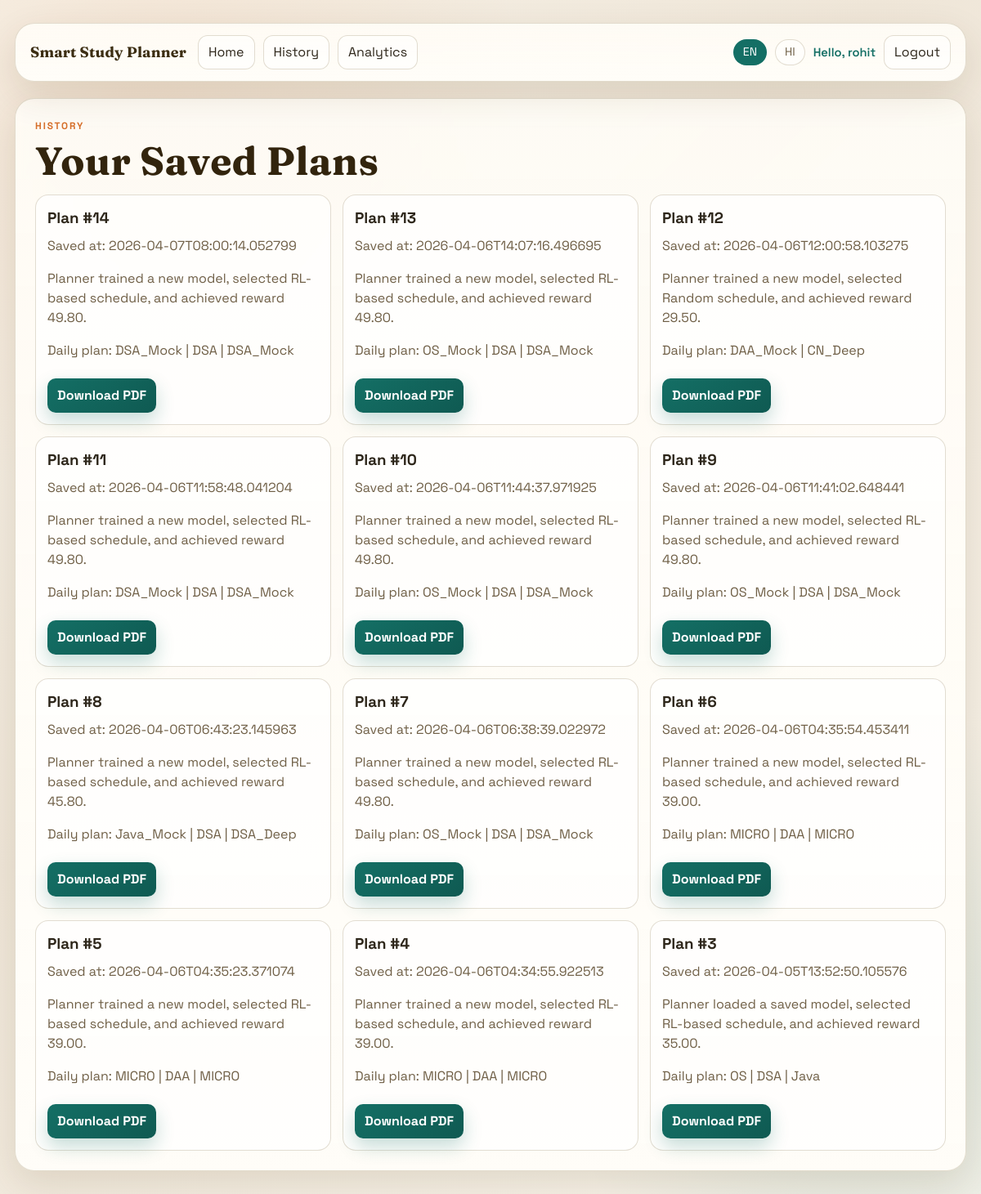
The app's page /history (signed in) with its own data.
### tables this page shows
CREATE TABLE users (
                id INTEGER PRIMARY KEY AUTOINCREMENT,
                username TEXT NOT NULL UNIQUE,
                password_hash TEXT NOT NULL,
                created_at TEXT NOT NULL
            );

CREATE TABLE plans (
                id INTEGER PRIMARY KEY AUTOINCREMENT,
                user_id INTEGER NOT NULL,
                created_at TEXT NOT NULL,
                payload_json TEXT NOT NULL,
                FOREIGN KEY(user_id) REFERENCES users(id)
            );

### study_planner/web.py (the view)
    @app.get("/history")
    def history():
        user_data = current_user()
        if user_data is None:
            return redirect(url_for("login"))
        plans = list_user_plans(app.config["DB_PATH"], int(user_data["id"]))
        return render_template("history.html", plans=plans, **template_globals())

### study_planner/db.py (called while the page is built)
def _connect(db_path: str) -> sqlite3.Connection:
    connection = sqlite3.connect(db_path)
    connection.row_factory = sqlite3.Row
    return connection

def get_user_by_id(db_path: str, user_id: int) -> Optional[Dict[str, Any]]:
    with _connect(db_path) as connection:
        row = connection.execute(
            "SELECT id, username, created_at FROM users WHERE id = ?",
            (user_id,),
        ).fetchone()
        if row is None:
            return None
        return {"id": row["id"], "username": row["username"], "created_at": row["created_at"]}

def list_user_plans(db_path: str, user_id: int) -> List[Dict[str, Any]]:
    with _connect(db_path) as connection:
        rows = connection.execute(
            "SELECT id, created_at, payload_json FROM plans WHERE user_id = ? ORDER BY id DESC",
            (user_id,),
        ).fetchall()
    plans: List[Dict[str, Any]] = []
    for row in rows:
        payload = json.loads(row["payload_json"])
        plans.append(
            {
                "id": row["id"],
                "created_at": row["created_at"],
                "payload": payload,
            }
        )
    return plans

def get_unread_notification_count(db_path: str, user_id: int) -> int:
    with _connect(db_path) as connection:
        row = connection.execute(
            "SELECT COUNT(*) as count FROM notifications WHERE user_id = ? AND is_read = 0",
            (user_id,),
        ).fetchone()
    return int(row["count"] if row else 0)

### templates/history.html (shortened to what this page needs)
<!DOCTYPE html>
<html lang="{{ current_lang }}">
<head>
  <link rel="stylesheet" href="{{ url_for('static', filename='style.css') }}">
</head>
<body>
  <main class="shell">
    <header class="topbar card">
      <div class="brand">{{ t('app_title') }}</div>
      <nav class="top-links">
        <a href="/">{{ t('nav_home') }}</a>
        <a href="/history">{{ t('nav_history') }}</a>
        {% if user %}<a href="/analytics">{{ t('nav_analytics') }}</a>{% endif %}
      </nav>
      <div class="top-actions">
        <a href="/set-language/en" class="lang-chip {% if current_lang == 'en' %}active{% endif %}">EN</a>
        <a href="/set-language/hi" class="lang-chip {% if current_lang == 'hi' %}active{% endif %}">HI</a>
        {% if user %}
          <span class="user-chip">{{ t('hello') }}, {{ user.username }}</span>
        {% endif %}
        <a href="/logout" class="auth-link">{{ t('nav_logout') }}</a>
      </div>
    </header>
    <section class="card history-card">
      <p class="eyebrow">{{ t('nav_history') }}</p>
      <h1>{{ t('history_title') }}</h1>
      {% if not plans %}
        <p>{{ t('history_empty') }}</p>
      {% else %}
        <div class="history-grid">
          {% for item in plans %}
          <article class="history-item">
            <h3>Plan #{{ item.id }}</h3>
            <p>Saved at: {{ item.created_at }}</p>
            <p>{{ item.payload.result.user_summary }}</p>
            <p>Daily plan: {{ item.payload.result.schedule | join(' | ') }}</p>
            <a class="primary-button small" href="/download-plan/{{ item.id }}">{{ t('download_pdf') }}</a>
          </article>
          {% endfor %}
        </div>
      {% endif %}
    </section>
  </main>
</body>
</html>

### static/style.css (style rules this page uses)
:root { --bg: #f7f2e8; --bg-soft: #efe6d8; --paper: rgba(255, 252, 246, 0.92); --paper-strong: #fffdf8; --border: #d7c4a4; --border-soft: rgba(112, 84, 39, 0.2); --text: #2d261a; --muted: #6f5f46; --accent: #146f65; --accent-2: #d66f2a; --accent-3: #1f4a7a; --danger: #c63c39; --success: #1f7b46; --warning: #9f6500; --shadow: 0 16px 45px rgba(73, 47, 10, 0.12); }
* { box-sizing: border-box; }
html, body { margin: 0; min-height: 100%; }
body { font-family: "Space Grotesk", "Trebuchet MS", sans-serif; background: radial-gradient(circle at 15% 10%, rgba(214, 111, 42, 0.1), transparent 28%), radial-gradient(circle at 90% 85%, rgba(20, 111, 101, 0.12), transparent 24%), linear-gradient(135deg, var(--bg) 0%, var(--bg-soft) 40%, #f9f5ec 100%); color: var(--text); line-height: 1.5; }
.shell { position: relative; z-index: 1; width: min(1440px, calc(100% - 36px)); margin: 0 auto; padding: 28px 0 56px; }
.card { background: linear-gradient(180deg, var(--paper) 0%, var(--paper-strong) 100%); border: 1px solid var(--border-soft); border-radius: 24px; box-shadow: var(--shadow); backdrop-filter: blur(4px); }
.card, .hero, .results-grid .card, .grid .card { animation: rise-in 0.55s ease both; }
.card:nth-child(2) { animation-delay: 0.06s; }
.topbar { display: grid; grid-template-columns: auto 1fr auto; align-items: center; gap: 14px; padding: 14px 18px; margin-bottom: 20px; position: relative; z-index: 40; overflow: visible; }
.brand { font-family: "Fraunces", Georgia, serif; font-weight: 700; font-size: 1.12rem; letter-spacing: 0.01em; color: #3c2e13; }
.top-links { display: flex; gap: 10px; align-items: center; flex-wrap: wrap; }
.top-links a, .auth-link, .secondary-button { color: var(--text); text-decoration: none; border: 1px solid var(--border-soft); background: rgba(255, 255, 255, 0.55); border-radius: 12px; padding: 8px 12px; transition: transform 0.2s ease, box-shadow 0.2s ease, border-color 0.2s ease; }
.top-actions { display: flex; gap: 10px; align-items: center; flex-wrap: wrap; justify-content: flex-end; }
.lang-chip { text-decoration: none; color: var(--muted); border: 1px solid var(--border-soft); border-radius: 999px; padding: 4px 11px; font-size: 0.88rem; background: rgba(255, 255, 255, 0.5); }
.lang-chip.active { color: #fff; background: var(--accent); border-color: transparent; }
.user-chip { color: var(--accent); font-size: 0.92rem; font-weight: 600; }
h1, h2, h3, p { margin-top: 0; }
h1, h2 { font-family: "Fraunces", Georgia, serif; letter-spacing: 0.01em; }
h1 { font-size: clamp(2.2rem, 4vw, 4.1rem); line-height: 1.02; margin-bottom: 16px; color: #32240d; }
.eyebrow { margin: 0 0 10px; color: var(--accent-2); text-transform: uppercase; letter-spacing: 0.16em; font-size: 0.74rem; font-weight: 700; }
.form-card, .explain-card, .result-card, .plot-card, .table-card, .status-card, .comparison-card, .weekly-card, .progress-trend-card, .subject-card, .insights-card, .history-card { padding: 24px; }
.ghost-button, .primary-button, .remove-subject, .preset-button, .secondary-button { cursor: pointer; font-family: inherit; }
.upload-box p, .hint, .muted-copy, .explain-list, .result-foot span, .auth-meta, .history-item p, .algo-desc { color: var(--muted); }
.primary-button { border: none; color: #fff; text-decoration: none; font-weight: 700; background: linear-gradient(140deg, var(--accent) 0%, #0f5a52 100%); padding: 13px 22px; border-radius: 14px; box-shadow: 0 10px 22px rgba(20, 111, 101, 0.24); }
.history-grid { display: grid; grid-template-columns: repeat(auto-fill, minmax(280px, 1fr)); gap: 14px; }
.history-item { border: 1px solid var(--border-soft); border-radius: 16px; padding: 14px; background: rgba(255, 255, 255, 0.7); }
.history-item h3 { margin: 0 0 8px; }
.primary-button.small { display: inline-block; margin-top: 6px; padding: 9px 12px; border-radius: 10px; }

### records on screen
users: username "rohit"
plans: id "14", created_at "2026-04-07T08:00:14.052799", payload.result.user_summary "Planner trained a new model, selected RL-based schedule, and achieved reward 49.80.", payload.result.schedule "DSA_Mock | DSA | DSA_Mock", t "Download PDF"
plans: id "13", created_at "2026-04-06T14:07:16.496695", payload.result.user_summary "Planner trained a new model, selected RL-based schedule, and achieved reward 49.80.", payload.result.schedule "OS_Mock | DSA | DSA_Mock", t "Download PDF"
plans: id "12", created_at "2026-04-06T12:00:58.103275", payload.result.user_summary "Planner trained a new model, selected Random schedule, and achieved reward 29.50.", payload.result.schedule "DAA_Mock | CN_Deep", t "Download PDF"
plans: id "11", created_at "2026-04-06T11:58:48.041204", payload.result.user_summary "Planner trained a new model, selected RL-based schedule, and achieved reward 49.80.", payload.result.schedule "DSA_Mock | DSA | DSA_Mock", t "Download PDF"
plans: id "10", created_at "2026-04-06T11:44:37.971925", payload.result.user_summary "Planner trained a new model, selected RL-based schedule, and achieved reward 49.80.", payload.result.schedule "OS_Mock | DSA | DSA_Mock", t "Download PDF"
plans: id "9", created_at "2026-04-06T11:41:02.648441", payload.result.user_summary "Planner trained a new model, selected RL-based schedule, and achieved reward 49.80.", payload.result.schedule "OS_Mock | DSA | DSA_Mock", t "Download PDF"
plans: id "8", created_at "2026-04-06T06:43:23.145963", payload.result.user_summary "Planner trained a new model, selected RL-based schedule, and achieved reward 45.80.", payload.result.schedule "Java_Mock | DSA | DSA_Deep", t "Download PDF"
plans: id "7", created_at "2026-04-06T06:38:39.022972", payload.result.user_summary "Planner trained a new model, selected RL-based schedule, and achieved reward 49.80.", payload.result.schedule "OS_Mock | DSA | DSA_Mock", t "Download PDF"
plans: id "6", created_at "2026-04-06T04:35:54.453411", payload.result.user_summary "Planner trained a new model, selected RL-based schedule, and achieved reward 39.00.", payload.result.schedule "MICRO | DAA | MICRO", t "Download PDF"
plans: id "5", created_at "2026-04-06T04:35:23.371074", payload.result.user_summary "Planner trained a new model, selected RL-based schedule, and achieved reward 39.00.", payload.result.schedule "MICRO | DAA | MICRO", t "Download PDF"
plans: id "4", created_at "2026-04-06T04:34:55.922513", payload.result.user_summary "Planner trained a new model, selected RL-based schedule, and achieved reward 39.00.", payload.result.schedule "MICRO | DAA | MICRO", t "Download PDF"
plans: id "3", created_at "2026-04-05T13:52:50.105576", payload.result.user_summary "Planner loaded a saved model, selected RL-based schedule, and achieved reward 35.00.", payload.result.schedule "OS | DSA | Java", t "Download PDF"

### other values on screen
{{ t('app_title') }} "Smart Study Planner"
{{ t('nav_home') }} "Home"
{{ t('nav_history') }} "History"
{{ t('nav_analytics') }} "Analytics"
{{ t('hello') }} "Hello"
{{ t('nav_logout') }} "Logout"
{{ t('nav_history') }} "HISTORY"
{{ t('history_title') }} "Your Saved Plans"
